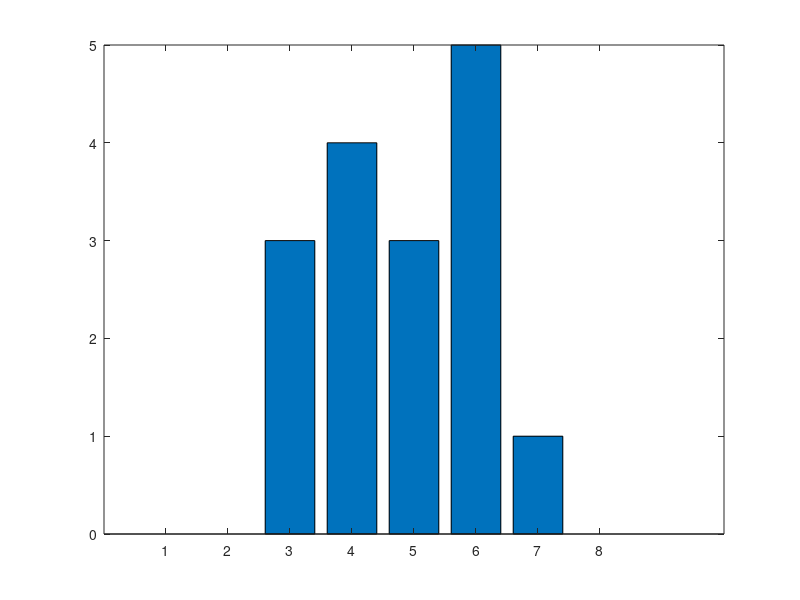
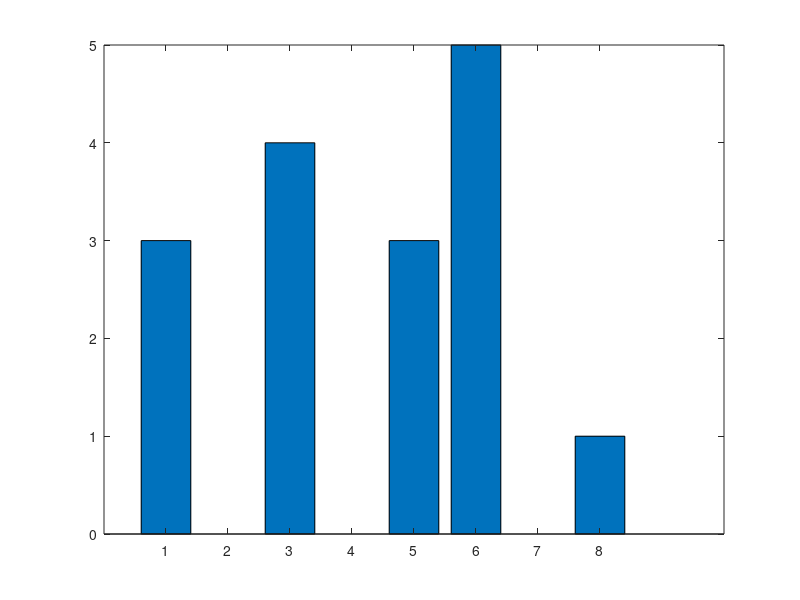

The MATLAB script that drew these images, in order:
clc;
clear all;

f=[2 3 4 5; 4 5 6 3; 2 3 5 5; 3 4 5 2]
[row,col]=size(f);
L=8;
h=zeros(1,8)
h1=zeros(1,8)
gmax=L-1;
gmin=0;
fmax=max(max(f));
fmin=min(min(f));

for x=1:1:row
    for y=1:1:col
        temp=f(x,y);
        h(temp+1)++;
        g(x,y)=((gmax-gmin)*(f(x,y)-fmin)/(fmax-fmin))+gmin;
        temp1=round(g(x,y));
        h1(temp1+1)++;
    endfor
endfor

h
figure(1),bar(h)
g
h1
figure(2),bar(h1)
